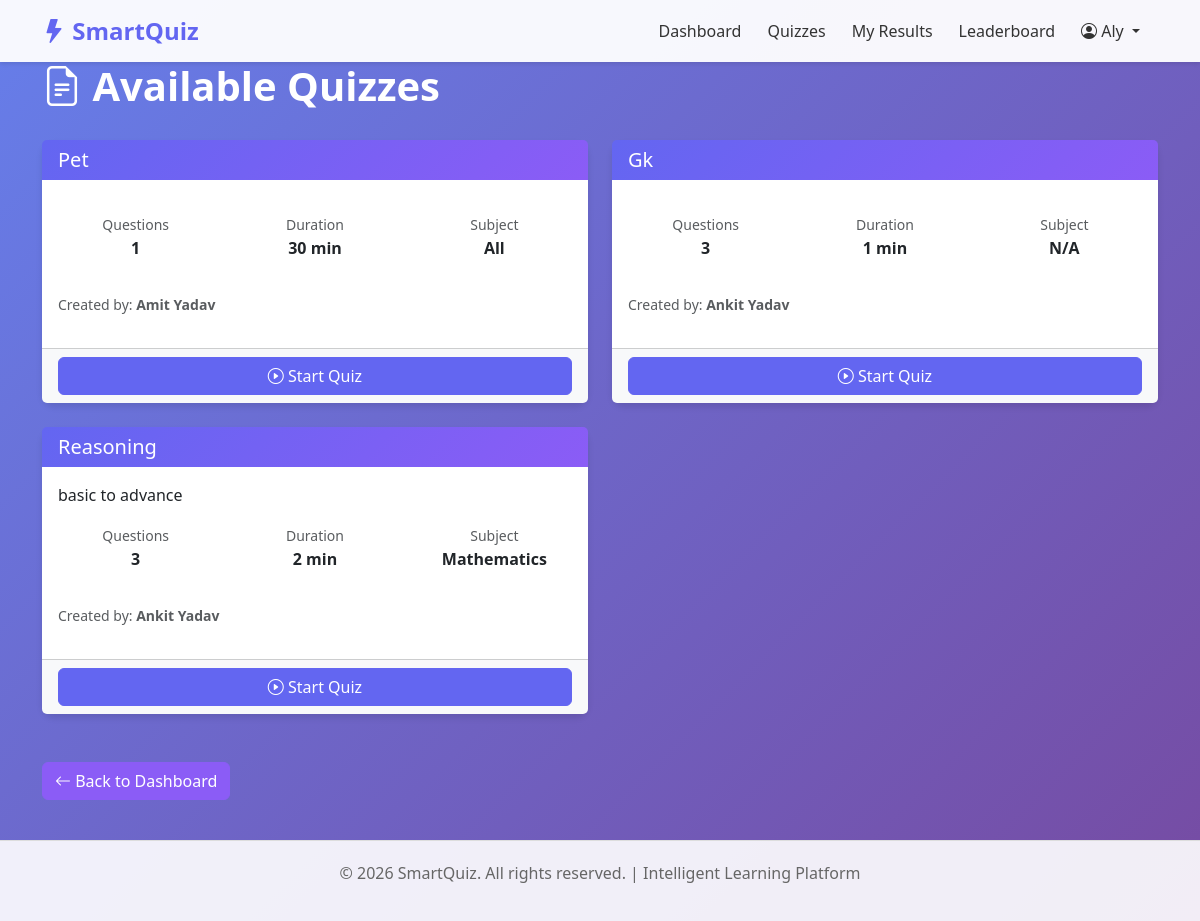
Screenshot of /student/quizzes/ (signed in) with the database file from the repository.
### accounts/models.py (models this page shows, shortened)
class User(AbstractUser):
    USER_ROLES = (
        ('admin', 'Administrator'),
        ('teacher', 'Teacher'),
        ('student', 'Student'),
    )
    role = models.CharField(max_length=10, choices=USER_ROLES, default='student')
    profile_picture = models.ImageField(upload_to='profile_pictures/', null=True, blank=True)
    bio = models.TextField(null=True, blank=True)
    created_at = models.DateTimeField(auto_now_add=True)
    updated_at = models.DateTimeField(auto_now=True)
    class Meta:
        ordering = ['-created_at']

### quizzes/models.py (models this page shows, shortened)
class Quiz(models.Model):
    title = models.CharField(max_length=255)
    description = models.TextField(null=True, blank=True)
    created_by = models.ForeignKey(User, on_delete=models.CASCADE, limit_choices_to={'role': 'teacher'})
    subject = models.CharField(max_length=100, null=True, blank=True)
    duration_minutes = models.IntegerField(default=30)
    total_questions = models.IntegerField(default=0)
    is_published = models.BooleanField(default=False)
    created_at = models.DateTimeField(auto_now_add=True)
    updated_at = models.DateTimeField(auto_now=True)
    class Meta:
        ordering = ['-created_at']

### students/views.py (the view)
    def wrapper(request, *args, **kwargs):
        if request.user.is_authenticated and request.user.role == 'student':
            return view_func(request, *args, **kwargs)
        return redirect('accounts:login')

### students/views.py (called while the page is built)
def student_required(view_func):
    def wrapper(request, *args, **kwargs):
        if request.user.is_authenticated and request.user.role == 'student':
            return view_func(request, *args, **kwargs)
        return redirect('accounts:login')
    return wrapper

@login_required(login_url='accounts:login')
@student_required
def available_quizzes(request):
    quizzes = Quiz.objects.filter(is_published=True).select_related('created_by')
    attempted_quizzes = Result.objects.filter(student=request.user).values_list('quiz_id')
    context = {
        'quizzes': quizzes,
        'attempted_quizzes': [q[0] for q in attempted_quizzes],
    }
    return render(request, 'students/quizzes.html', context)

### templates/students/quizzes.html (shortened to what this page needs)
{% extends 'base.html' %}
{% block content %}
<h1 class="page-title"><i class="bi bi-file-earmark-text"></i> Available Quizzes</h1>
<div class="row mt-4">
    {% if quizzes %}
        {% for quiz in quizzes %}
            <div class="col-md-6 mb-4">
                <div class="card" style="height: 100%;">
                    <div class="card-header">
                        <h5 class="mb-0">{{ quiz.title }}</h5>
                    </div>
                    <div class="card-body">
                        <p class="card-text">{{ quiz.description }}</p>
                        <div class="row text-center mb-3">
                            <div class="col-4">
                                <small class="text-muted">Questions</small>
                                <p class="fw-bold">{{ quiz.questions.count }}</p>
                            </div>
                            <div class="col-4">
                                <small class="text-muted">Duration</small>
                                <p class="fw-bold">{{ quiz.duration_minutes }} min</p>
                            </div>
                            <div class="col-4">
                                <small class="text-muted">Subject</small>
                                <p class="fw-bold">{{ quiz.subject|default:"N/A" }}</p>
                            </div>
                        </div>
                        <div class="mb-3">
                            <small class="text-muted">Created by: <strong>{{ quiz.created_by.first_name }} {{ quiz.created_by.last_name }}</strong></small>
                        </div>
                    </div>
                    <div class="card-footer bg-light">
                        {% if quiz.id not in attempted_quizzes %}
                            <a href="{% url 'students:take_quiz' quiz.id %}" class="btn btn-primary w-100">
                                <i class="bi bi-play-circle"></i> Start Quiz
                            </a>
                        {% else %}
                            <a href="{% url 'students:results' %}" class="btn btn-secondary w-100">
                                <i class="bi bi-eye"></i> View Your Result
                            </a>
                        {% endif %}
                    </div>
                </div>
            </div>
        {% endfor %}
    {% else %}
        <div class="col-md-12">
            <div class="alert alert-info">
                <i class="bi bi-info-circle"></i> No quizzes available at the moment. Please check back later.
            </div>
        </div>
    {% endif %}
</div>
<div class="row mt-4 mb-4">
    <div class="col-md-12">
        <a href="{% url 'students:dashboard' %}" class="btn btn-secondary">
            <i class="bi bi-arrow-left"></i> Back to Dashboard
        </a>
    </div>
</div>
{% endblock %}

### templates/base.html (shortened to what this page needs)
<!DOCTYPE html>
<html lang="en">
<head>
    <link href="https://cdn.jsdelivr.net/npm/bootstrap@5.3.0/dist/css/bootstrap.min.css" rel="stylesheet">
    <link href="https://cdn.jsdelivr.net/npm/bootstrap-icons@1.11.0/font/bootstrap-icons.css" rel="stylesheet">
</head>
<body>
    <nav class="navbar navbar-expand-lg navbar-light sticky-top">
        <div class="container">
            <a class="navbar-brand" href="{% url 'home' %}">
                <i class="bi bi-lightning-fill"></i> SmartQuiz
            </a>
            <div class="collapse navbar-collapse" id="navbarNav">
                <ul class="navbar-nav ms-auto">
                    {% if user.is_authenticated %}
                        {% if user.role == 'teacher' %}
                            <li class="nav-item">
                                <a class="nav-link" href="{% url 'teachers:dashboard' %}">Dashboard</a>
                            </li>
                            <li class="nav-item">
                                <a class="nav-link" href="{% url 'teachers:quiz_list' %}">My Quizzes</a>
                            </li>
                        {% elif user.role == 'student' %}
                            <li class="nav-item">
                                <a class="nav-link" href="{% url 'students:dashboard' %}">Dashboard</a>
                            </li>
                            <li class="nav-item">
                                <a class="nav-link" href="{% url 'students:quizzes' %}">Quizzes</a>
                            </li>
                            <li class="nav-item">
                                <a class="nav-link" href="{% url 'students:results' %}">My Results</a>
                            </li>
                            <li class="nav-item">
                                <a class="nav-link" href="{% url 'students:leaderboard' %}">Leaderboard</a>
                            </li>
                        {% endif %}
                        <li class="nav-item dropdown">
                            <a class="nav-link dropdown-toggle" href="#" id="userDropdown" role="button" data-bs-toggle="dropdown">
                                <i class="bi bi-person-circle"></i> {{ user.username }}
                            </a>
                        </li>
                    {% endif %}
                </ul>
            </div>
        </div>
    </nav>
    <div class="container">
        {% block content %}{% endblock %}
    </div>
    <footer class="footer">
        <div class="container">
            <p>&copy; 2026 SmartQuiz. All rights reserved. | Intelligent Learning Platform</p>
        </div>
    </footer>
</body>
</html>

### templates/base.html (style rules this page uses)
:root { --primary-color: #6366f1; --secondary-color: #8b5cf6; --success-color: #10b981; --danger-color: #ef4444; --warning-color: #f59e0b; }
body { background: linear-gradient(135deg, #667eea 0%, #764ba2 100%); min-height: 100vh; font-family: 'Segoe UI', Tahoma, Geneva, Verdana, sans-serif; }
.navbar { background: rgba(255, 255, 255, 0.95) !important; box-shadow: 0 2px 4px rgba(0,0,0,0.1); }
.navbar-brand { font-weight: 700; font-size: 1.5rem; color: var(--primary-color) !important; }
.nav-link { color: #333 !important; margin-right: 10px; transition: color 0.3s; }
.btn-primary { background-color: var(--primary-color); border-color: var(--primary-color); }
.btn-secondary { background-color: var(--secondary-color); border-color: var(--secondary-color); }
.card { border: none; border-radius: 12px; box-shadow: 0 4px 6px rgba(0,0,0,0.1); transition: transform 0.3s, box-shadow 0.3s; }
.card-header { background: linear-gradient(135deg, var(--primary-color) 0%, var(--secondary-color) 100%); color: white; border: none; border-radius: 12px 12px 0 0; }
.footer { background: rgba(255, 255, 255, 0.9); padding: 20px; text-align: center; color: #666; margin-top: 40px; border-top: 1px solid #ddd; }
.page-title { color: white; font-weight: 700; margin-bottom: 30px; }

### rows the page displays
User: username "Aly"
Quiz: title "Pet", questions.count "1", duration_minutes "30", subject "All", created_by.first_name "Amit", created_by.last_name "Yadav", shows "Start Quiz"
Quiz: title "Gk", questions.count "3", duration_minutes "1", subject "N/A", created_by.first_name "Ankit", created_by.last_name "Yadav", shows "Start Quiz"
Quiz: title "Reasoning", description "basic to advance", questions.count "3", duration_minutes "2", subject "Mathematics", created_by.first_name "Ankit", created_by.last_name "Yadav", shows "Start Quiz"
